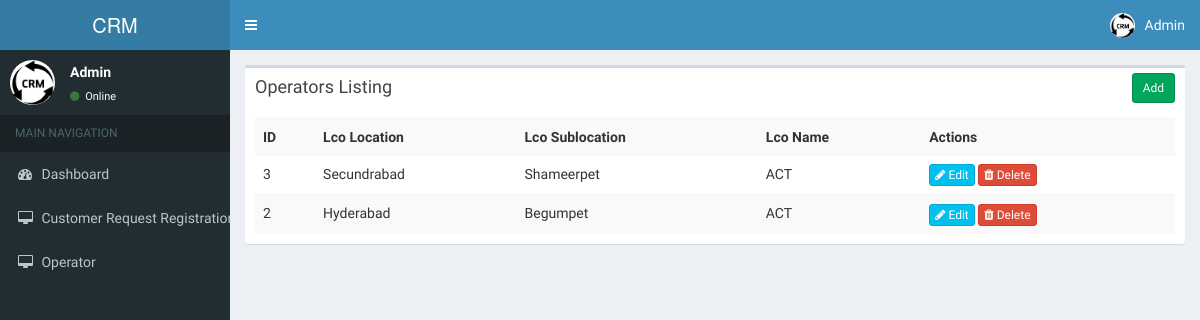
The app's page /index.php/operator, older data.
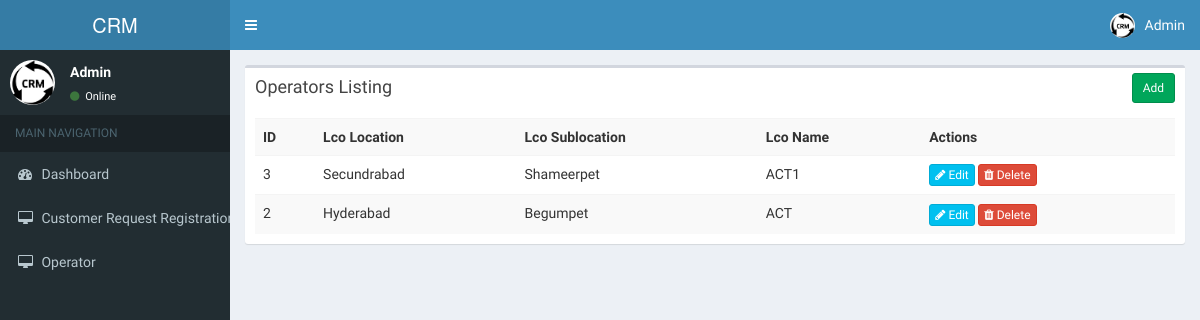
The same page, newer data.
### tables this page shows
CREATE TABLE IF NOT EXISTS `operators` (
`id` int(11) NOT NULL,
  `lco_id` varchar(50) NOT NULL,
  `lco_name` varchar(100) NOT NULL,
  `lco_location` varchar(100) NOT NULL,
  `lco_sublocation` varchar(100) NOT NULL
);

### application/controllers/Operator.php (called while the page is built, shortened)
<?php
class Operator extends CI_Controller{
    function __construct()
    {
        $this->load->model('Operator_model');
    }
    function index()
    {
        $data['operators'] = $this->Operator_model->get_all_operators();
        $data['_view'] = 'operator/index';
        $this->load->view('layouts/main',$data);
    }
}

### index.php (called while the page is built, shortened)
<?php
require_once BASEPATH.'core/CodeIgniter.php';

### application/models/Operator_model.php (called while the page is built, shortened)
<?php
class Operator_model extends CI_Model
{
    function get_all_operators()
    {
        $this->db->order_by('id', 'desc');
        return $this->db->get('operators')->result_array();
    }
}

### application/views/operator/index.php (the view)
<div class="row">
    <div class="col-md-12">
        <div class="box">
            <div class="box-header">
                <h3 class="box-title">Operators Listing</h3>
            	<div class="box-tools">
                    <a href="<?php echo site_url('operator/add'); ?>" class="btn btn-success btn-sm">Add</a>
                </div>
            </div>
            <div class="box-body">
                <table class="table table-striped">
                    <tr>
						<th>ID</th>
						<th>Lco Location</th>
						<th>Lco Sublocation</th>
						<th>Lco Name</th>
						<th>Actions</th>
                    </tr>
                    <?php foreach($operators as $o){ ?>
                    <tr>
						<td><?php echo $o['id']; ?></td>
						<td><?php echo $o['lco_location']; ?></td>
						<td><?php echo $o['lco_sublocation']; ?></td>
						<td><?php echo $o['lco_name']; ?></td>
						<td>
                            <a href="<?php echo site_url('operator/edit/'.$o['id']); ?>" class="btn btn-info btn-xs"><span class="fa fa-pencil"></span> Edit</a>
                            <a href="<?php echo site_url('operator/remove/'.$o['id']); ?>" class="btn btn-danger btn-xs"><span class="fa fa-trash"></span> Delete</a>
                        </td>
                    </tr>
                    <?php } ?>
                </table>
            </div>
        </div>
    </div>
</div>

Row changes from the older to the newer data that the page shows:
changed operators "Secundrabad": lco_name "ACT" → "ACT1"
